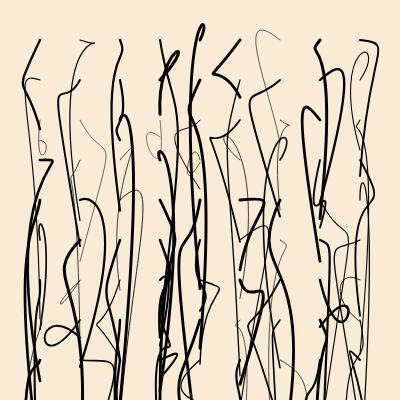
Frame 1 (no input)
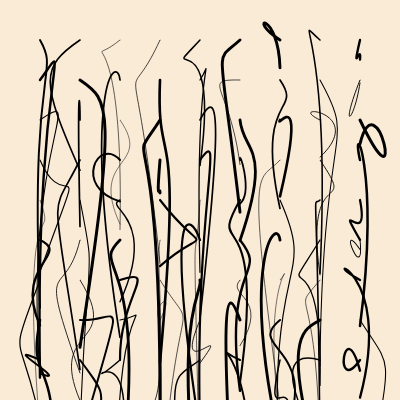
Frame 2 (the mouse pressed at the canvas centre, redrawn once)

The p5.js sketch that drew these frames (run headless with seeded random() and noise() and a simulated clock; the mouse was pressed at the canvas centre and the sketch redrawn once):

// p5.js sketch
// ── sketch.js
function setup() {
  createCanvas(400, 400);
  noLoop();
  angleMode(DEGREES);
}

function draw() {
  background("antiquewhite");

  frame = 20;
  spacingx = 20;
  spacingy = 20;
  rectwidth = spacingx - 2;
  rectheight = spacingy - 2;

  noFill();

  for (x = frame; x < 400 - frame*10; x += spacingx) {
    for (y = frame; y < 400 - frame*10; y += spacingy) {
      push();
      translate(x, y);
      
            
      strokeWeight(random(0.5, 3))

      beginShape();

      vertex(x, y);
      bezierVertex(x + random(-50, 50),
                   y + random(-50, 100),
                   x + random(-50, 50),
                   y + random(-50, 50),
                   x,
                   y + random(300)
                   );

      endShape();

      pop();
    }
  }
}
